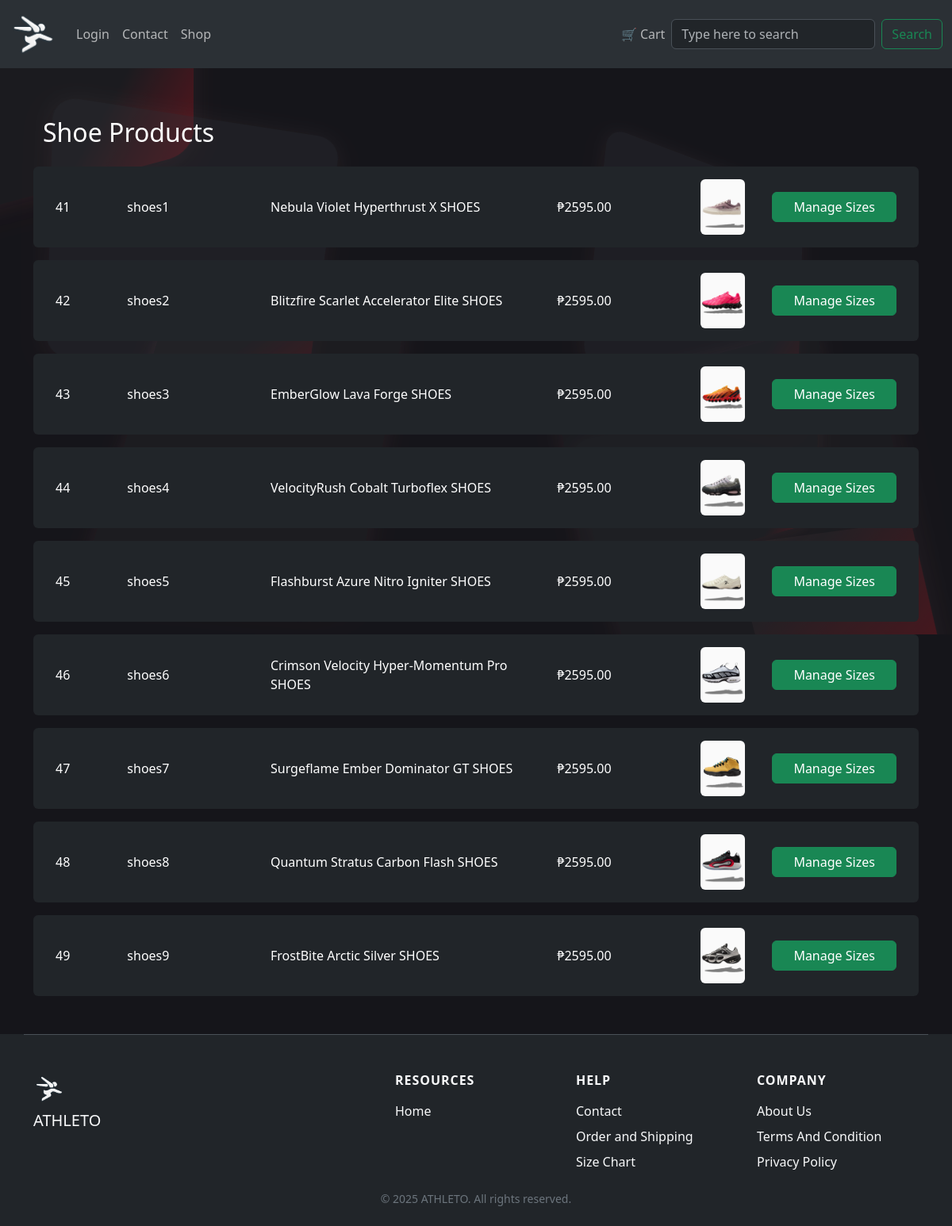
Screenshot of /manage_shoes with the database file from the repository.
### tables this page shows
CREATE TABLE "products" (
    id INTEGER PRIMARY KEY AUTOINCREMENT,
    product_id TEXT,
    name TEXT,
    price REAL,
    image TEXT
);

### app.py (the view)
@app.route("/manage_shoes")
def manage_shoes():
    db = get_product_db()
    cur = db.cursor()
    cur.execute("SELECT id, product_id, name, price, image FROM products WHERE product_id LIKE 'shoes%' OR product_id LIKE 'destination%'")
    products = cur.fetchall()
    cur.close()
    return render_template("manage_shoes.html", products=products)

### app.py (called while the page is built)
@app.teardown_appcontext
def close_product_db(error):
    db = g.pop('product_db', None)
    if db is not None:
        db.close()

@app.before_request
def check_session_timeout():
    if 'user' in session:
        session_age = time.time() - session.get('timestamp', time.time())
        if session_age > 3600:
            session.clear()
            return redirect(url_for('signup'))
        else:
            session['timestamp'] = time.time()

@app.teardown_appcontext
def close_all_dbs(error):
    feedback_db = g.pop('feedback_db', None)
    if feedback_db is not None:
        feedback_db.close()

@app.teardown_appcontext
def close_product_feedback_db(error):
    db = g.pop('product_feedback_db', None)
    if db is not None:
        db.close()

def get_product_db():
    if 'product_db' not in g:
        g.product_db = sqlite3.connect(DATABASE)
        g.product_db.row_factory = sqlite3.Row
    return g.product_db

@app.teardown_appcontext
def close_connection(exception):
    db = g.pop('product_db', None)
    if db is not None:
        db.close()

@app.teardown_appcontext
def close_receipt_db(error):
    db = g.pop('receipt_db', None)
    if db is not None:
        db.close()

### templates/manage_shoes.html
{% extends "base.html" %}
{% block content %}
<div class="container mt-5">
    <h2 class="mb-4 text-white">Shoe Products</h2>
    {% for id, product_id, name, price, image in products %}
    <div class="row align-items-center bg-dark mb-3 p-3 rounded">
        <div class="col-1 text-white">{{ id }}</div>
        <div class="col-2 text-white">{{ product_id }}</div>
        <div class="col-4 text-white">{{ name }}</div>
        <div class="col-2 text-white">₱{{ "%.2f"|format(price) }}</div>
        <div class="col-1">
            <img src="{{ url_for('static', filename=image) }}" style="max-width:70px; max-height:70px;" class="rounded">
        </div>
        <div class="col-2 text-end">
            <a href="{{ url_for('manage_shoe_sizes', product_id=product_id) }}" class="btn btn-success w-100">Manage Sizes</a>
        </div>
    </div>
    {% endfor %}
</div>
{% endblock %}

### templates/base.html (shortened to what this page needs)
<!DOCTYPE html>
<html lang="en">
<head>
  <link href="https://cdn.jsdelivr.net/npm/bootstrap@5.3.5/dist/css/bootstrap.min.css" rel="stylesheet">
</head>
<body data-bs-theme="dark">
  <div class="squares-bg">
    <div class="square s1"></div>
  </div>
  <nav class="navbar navbar-expand-lg bg-body-tertiary fixed-top">
    <div class="container-fluid">
      <a class="navbar-brand" href="{{ url_for('home') }}">
        <img src="{{ url_for('static', filename='pictures/3D logo white.png') }}" alt="ATHLETO Logo" width="60"
          height="60">
      </a>
      <div class="collapse navbar-collapse" id="navbarSupportedContent">
        <ul class="navbar-nav me-auto mb-2 mb-lg-0">
          {% if session.get('is_admin') %}
            <li class="nav-item">
              <a class="nav-link" href="{{ url_for('dashboard') }}">
                Hi, {{ session.get('name', 'Admin User') }}
              </a>
            </li>
            <li class="nav-item">
              <a class="nav-link" href="{{ url_for('admin_users') }}">Users</a>
            </li>
            <li class="nav-item">
              <a class="nav-link" href="{{ url_for('admin_dashboard') }}">Orders</a>
            </li>
            <li class="nav-item">
              <a class="nav-link" href="{{ url_for('admin_receipts') }}">Receipts</a>
            </li>
            <li class="nav-item">
              <a class="nav-link" href="{{ url_for('view_products_db') }}">Products Database</a>
            </li>
            <li class="nav-item">
              <a class="nav-link" href="{{ url_for('admin_feedback') }}">Feedback</a>
            </li>
            <li class="nav-item">
              <a class="nav-link" href="{{ url_for('admin_product_feedback') }}">Product Feedback</a>
            </li>
          {% else %}
            {% if session.get('user') %}
            <li class="nav-item">
              <a class="nav-link" href="{{ url_for('dashboard') }}">
                Hi, {{ session.get('name', session['user'].split('@')[0])|capitalize }}
              </a>
            </li>
            {% else %}
            <li class="nav-item">
              <a class="nav-link" href="{{ url_for('login') }}">Login</a>
            </li>
            {% endif %}
            <li class="nav-item">
              <a class="nav-link" href="{{ url_for('contact') }}">Contact</a>
            </li>
            <li class="nav-item">
              <a class="nav-link" href="{{ url_for('home') }}#shop-cards">Shop</a>
            </li>
          {% endif %}
        </ul>
        {% if not session.get('is_admin') %}
        <ul class="navbar-nav mb-2 mb-lg-0">
          <li class="nav-item">
            <a class="nav-link" href="{{ url_for('view_cart') }}">
              🛒 Cart
            </a>
          </li>
        </ul>
        {% endif %}
        <form class="d-flex" role="search" method="get" action="{{ url_for('search') }}">
          <input class="form-control me-2" type="search" name="q" placeholder="Type here to search" aria-label="Search">
          <button class="btn btn-outline-success" type="submit">Search</button>
        </form>
      </div>
    </div>
  </nav>
  <main class="container mt-4" style="padding-top: 20px;">
    {% block content %}{% endblock %}
  </main>
  <footer class="container-fluid mt-5 bg-dark text-light px-0">
    <div class="container py-4">
      <div class="row row-cols-1 row-cols-sm-2 row-cols-md-5 g-4 border-top pt-4">
        <div class="col mb-2">
          <a href="{{ url_for('home') }}" class="d-flex align-items-center mb-2 link-light text-decoration-none">
            <img src="{{ url_for('static', filename='pictures/3D logo white.png') }}" alt="ATHLETO Logo" width="40"
              height="40">
          </a>
          <h5 class="text-light mb-0">ATHLETO</h5>
        </div>
        <div class="col d-none d-md-block"></div>
        <div class="col">
          <h6 class="text-uppercase mb-3">Resources</h6>
          <ul class="nav flex-column">
            <li class="nav-item mb-2"><a href="{{ url_for('home') }}" class="nav-link p-0 text-light">Home</a></li>
          </ul>
        </div>
        <div class="col">
          <h6 class="text-uppercase mb-3">Help</h6>
          <ul class="nav flex-column">
            <li class="nav-item mb-2"><a href="{{ url_for('contact') }}" class="nav-link p-0 text-light">Contact</a>
            </li>
            <li class="nav-item mb-2"><a href="{{ url_for('orderandship') }}" class="nav-link p-0 text-light">Order and
                Shipping</a></li>
            <li class="nav-item mb-2"><a href="{{ url_for('sizechart') }}" class="nav-link p-0 text-light">Size
                Chart</a></li>
          </ul>
        </div>
        <div class="col">
          <h6 class="text-uppercase mb-3">Company</h6>
          <ul class="nav flex-column">
            <li class="nav-item mb-2"><a href="{{ url_for('about') }}" class="nav-link p-0 text-light">About Us</a></li>
            <li class="nav-item mb-2"><a href="{{ url_for('termsandcondition') }}" class="nav-link p-0 text-light">Terms
                And Condition</a></li>
            <li class="nav-item mb-2"><a href="{{ url_for('privacy') }}" class="nav-link p-0 text-light">Privacy
                Policy</a></li>
          </ul>
        </div>
      </div>
      <div class="row mt-3">
        <div class="col text-center text-secondary small">
          &copy; {{ 2025 }} ATHLETO. All rights reserved.
        </div>
      </div>
    </div>
  </footer>
</body>
</html>

### templates/base.html (style rules this page uses)
body { padding-top: 56px; background: #15151a; min-height: 100vh; overflow-x: hidden; position: relative; z-index: 1; }
.squares-bg { position: fixed; z-index: -10; inset: 0; pointer-events: none; width: 100vw; height: 100vh; overflow: hidden; perspective: 1100px; }
.squares-bg .square { position: absolute; width: 340px; height: 340px; background: linear-gradient(135deg, #282a31 70%, #c1121f 100%); border-radius: 28px; opacity: 0.32; filter: blur(0.5px); box-shadow: 0 12px 36px 0 rgba(193, 18, 31, 0.15), 0 32px 80px 0 rgba(0, 0, 0, 0.19), 0 2.5px 28px 0 #fff2 ; transition: opacity 0.3s, transform 0.8s cubic-bezier(.19, 1, .22, 1), box-shadow 0.5s; will-change: transform; }
.squares-bg .square.s1 { top: -90px; left: -90px; transform: rotateX(20deg) rotateY(-15deg) rotateZ(-7deg) scale(1.08); background: linear-gradient(120deg, #232427 70%, #c1121f 100%); opacity: 0.36; }
.navbar { transition: transform 0.3s ease-in-out; transform: translateY(0); }
footer { font-size: 1rem; }
footer h6 { font-weight: bold; letter-spacing: 0.06em; }
footer ul.nav { padding-left: 0; }

### rows the page displays
products: id "41", product "shoes1", name "Nebula Violet Hyperthrust X SHOES", price "2595.00", image (picture)
products: id "42", product "shoes2", name "Blitzfire Scarlet Accelerator Elite SHOES", price "2595.00", image (picture)
products: id "43", product "shoes3", name "EmberGlow Lava Forge SHOES", price "2595.00", image (picture)
products: id "44", product "shoes4", name "VelocityRush Cobalt Turboflex SHOES", price "2595.00", image (picture)
products: id "45", product "shoes5", name "Flashburst Azure Nitro Igniter SHOES", price "2595.00", image (picture)
products: id "46", product "shoes6", name "Crimson Velocity Hyper-Momentum Pro SHOES", price "2595.00", image (picture)
products: id "47", product "shoes7", name "Surgeflame Ember Dominator GT SHOES", price "2595.00", image (picture)
products: id "48", product "shoes8", name "Quantum Stratus Carbon Flash SHOES", price "2595.00", image (picture)
products: id "49", product "shoes9", name "FrostBite Arctic Silver SHOES", price "2595.00", image (picture)

### other values shown
{{ 2025 }} "2025"
